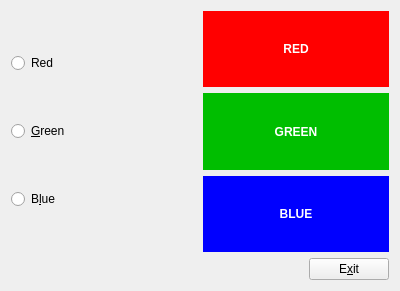
<?xml version="1.0" encoding="UTF-8"?>
<ui version="4.0">
 <class>MyForm</class>
 <widget class="QWidget" name="MyForm">
  <property name="geometry">
   <rect>
    <x>0</x>
    <y>0</y>
    <width>400</width>
    <height>291</height>
   </rect>
  </property>
  <property name="windowTitle">
   <string>MyForm</string>
  </property>
  <property name="styleSheet">
   <string notr="true"/>
  </property>
  <layout class="QVBoxLayout" name="verticalLayout_3">
   <item>
    <layout class="QHBoxLayout" name="horizontalLayout">
     <item>
      <layout class="QVBoxLayout" name="verticalLayout_2">
       <item>
        <widget class="QRadioButton" name="rButtonRed">
         <property name="text">
          <string>Red</string>
         </property>
        </widget>
       </item>
       <item>
        <widget class="QRadioButton" name="rButtonGreen">
         <property name="text">
          <string>&amp;Green</string>
         </property>
        </widget>
       </item>
       <item>
        <widget class="QRadioButton" name="rButtonBlue">
         <property name="text">
          <string>B&amp;lue</string>
         </property>
        </widget>
       </item>
      </layout>
     </item>
     <item>
      <layout class="QVBoxLayout" name="verticalLayout">
       <item>
        <widget class="QLabel" name="labelRed">
         <property name="font">
          <font>
           <weight>75</weight>
           <bold>true</bold>
          </font>
         </property>
         <property name="styleSheet">
          <string notr="true">background-color: rgb(255, 0, 0);
color: rgb(255, 255, 255);</string>
         </property>
         <property name="text">
          <string>RED</string>
         </property>
         <property name="alignment">
          <set>Qt::AlignCenter</set>
         </property>
        </widget>
       </item>
       <item>
        <widget class="QLabel" name="labelGreen">
         <property name="font">
          <font>
           <weight>75</weight>
           <bold>true</bold>
          </font>
         </property>
         <property name="styleSheet">
          <string notr="true">background-color: rgb(0, 190, 0);
color: rgb(255, 255, 255);</string>
         </property>
         <property name="text">
          <string>GREEN</string>
         </property>
         <property name="alignment">
          <set>Qt::AlignCenter</set>
         </property>
        </widget>
       </item>
       <item>
        <widget class="QLabel" name="labelBlue">
         <property name="font">
          <font>
           <weight>75</weight>
           <italic>false</italic>
           <bold>true</bold>
           <underline>false</underline>
           <strikeout>false</strikeout>
          </font>
         </property>
         <property name="layoutDirection">
          <enum>Qt::LeftToRight</enum>
         </property>
         <property name="autoFillBackground">
          <bool>false</bool>
         </property>
         <property name="styleSheet">
          <string notr="true">background-color: rgb(0, 0, 255);
color: rgb(255, 255, 255);</string>
         </property>
         <property name="text">
          <string>BLUE</string>
         </property>
         <property name="alignment">
          <set>Qt::AlignCenter</set>
         </property>
        </widget>
       </item>
      </layout>
     </item>
    </layout>
   </item>
   <item>
    <layout class="QHBoxLayout" name="horizontalLayout_2">
     <item>
      <spacer name="horizontalSpacer">
       <property name="orientation">
        <enum>Qt::Horizontal</enum>
       </property>
       <property name="sizeHint" stdset="0">
        <size>
         <width>40</width>
         <height>20</height>
        </size>
       </property>
      </spacer>
     </item>
     <item>
      <widget class="QPushButton" name="Exit">
       <property name="text">
        <string>E&amp;xit</string>
       </property>
      </widget>
     </item>
    </layout>
   </item>
  </layout>
 </widget>
 <resources/>
 <connections>
  <connection>
   <sender>Exit</sender>
   <signal>clicked()</signal>
   <receiver>MyForm</receiver>
   <slot>close()</slot>
   <hints>
    <hint type="sourcelabel">
     <x>311</x>
     <y>270</y>
    </hint>
    <hint type="destinationlabel">
     <x>273</x>
     <y>268</y>
    </hint>
   </hints>
  </connection>
 </connections>
</ui>
